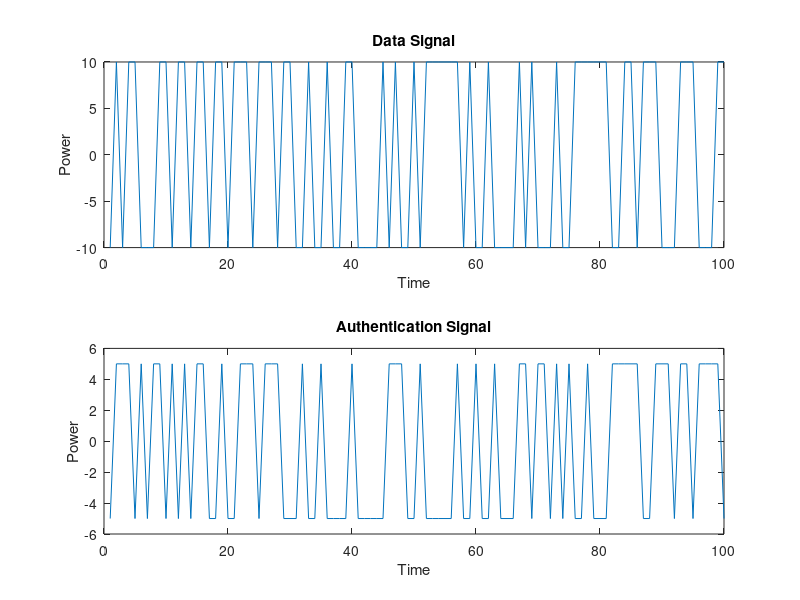
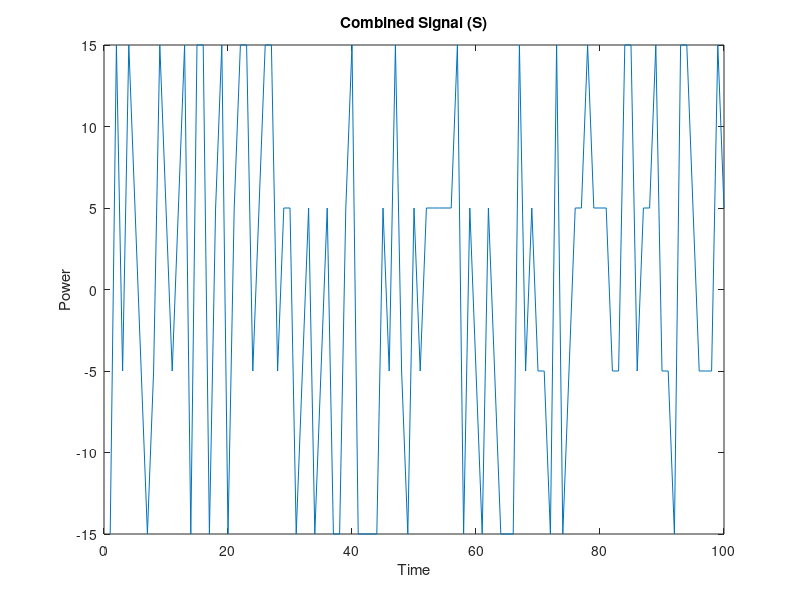

Source code (MATLAB) for these figures, in order:
clear all;
clc;

n_rounds = 50; % Number of simulation rounds
% Over class of Bluetooth, we have the following:
% Class 1 = 20 dB in power and expected distance of 100 m.
% Here, we establish an avg range in which to send 10 dB of 50 m.,
% according to Bluetooth class 1

% Definition of SNR
SNR_min = 10; % Minimum SNR in dB
SNR_max = 30; % Maximum SNR in dB
SNR_step = 1; % SNR step size
SNR = SNR_min:SNR_step:SNR_max;
power = 10.^(SNR/10);

% Define signal parameters
signal_length = 100; % Length of the signals
% Determine min and max power (over range of Bluetooth and its bounds)
% Ideally, between avg value (-20; 20) is for all Bluetooth
power_X = -10; % Power for bit 0
power_Y = 10; % Power for bit 1

std_th_minus = power_X;
std_th_plus = power_Y;

% Fixed threshold for authentication signal: assuming this is lower than
% the original signal, since auth + data gives received signal
std_th_auth_plus = +5;
std_th_auth_minus = -5;

% Initialize signals
data_signal = zeros(1, signal_length);
authentication_signal = zeros(1, signal_length);

% Generate data signal
binary_data = randi([0, 1], 1, signal_length); % Binary form
% "Real" form - Assigning to each bit its value of relativ power 
for i = 1:signal_length
    if binary_data(i) == 1
        data_signal(i) = power_Y;
    else
        data_signal(i) = power_X;
    end
end

% Generate authentication signal
binary_auth = randi([0, 1], 1, signal_length);
for i = 1:signal_length
    if binary_auth(i) == 1
        authentication_signal(i) = std_th_auth_plus;
    else
        authentication_signal(i) = std_th_auth_minus;
    end
end

% Plot signals
figure;
subplot(2, 1, 1);
plot(data_signal);
title('Data Signal');
xlabel('Time'); % assuming we send a bit each second
ylabel('Power');

subplot(2, 1, 2);
plot(authentication_signal);
title('Authentication Signal');
xlabel('Time');
ylabel('Power');

% Definition of simulation parameters
% Distance = max. 50 m. with step 1 (from 1 to 50)
% FA rate = increasing rate
% MD rate = increasing rate

% When FA increases, MD decreases
% Conversely, when FA decreases, MD increases
% FA is important but slightly less than MD
% The second one allows to find how many errors we do
% because false positives are slightly different problems

% Conventionally and looking at other sims, we find value to
% be beneath the decimal threshold

% Define simulation parameters
max_distance = 50; % Maximum distance in meters

% Initialize arrays to store target FA and MD rates
target_FA_rates = zeros(1, max_distance);
target_MD_rates = zeros(1, max_distance);

% Generate target FA and MD rates for each distance
for distance = 1:max_distance
    % Define ranges for FA rates
    min_FA_rate = 0.01; % Minimum FA rate
    max_FA_rate = 0.3; % Maximum FA rate
    
    % Define ranges for MD rates
    min_MD_rate = 0.1; % Minimum MD rate
    max_MD_rate = 0.5; % Maximum MD rate
    
    % Generate target MD and FA rates with increasing rate for each distance
    distance_increment = (max_MD_rate - min_MD_rate) / 50;
    target_MD_rates(distance) = min_MD_rate + (distance - 1) * distance_increment;
    target_FA_rates(distance) = min_FA_rate + (distance - 1) * distance_increment;
end

% Initialize signal S
S = zeros(1, signal_length);

% Combine signals bit by bit
for i = 1:signal_length
    % Combine bits from data_signal and authentication_signal
    S(i) = data_signal(i) + authentication_signal(i);
end

% Plot the combined signal (this is the sent signal)
figure;
plot(S);
title('Combined Signal (S)');
xlabel('Time');
ylabel('Power');

% Assuming center is 0 (given the signal is -10 and 10)
center = 0;

% Initialize arrays to store BER values
BER_data_avg = zeros(max_distance, length(SNR));
BER_auth_avg = zeros(max_distance, length(SNR));

received_data=[];
received_auth=[];

wrong_auth_bits = 0;
wrong_data_bits = 0;

% Loop through each distance
for j = 1:max_distance
    % Loop through each SNR level
    for k = 1:length(SNR)
        % Initialize arrays to store received data and authentication bits
        received_data = zeros(1, signal_length);
        received_auth = zeros(1, signal_length);
        
        % Generate the received signal by adding AWGN
        received_signal = awgn(S, SNR(k));

        wrong_data_bits = 0;
        wrong_auth_bits = 0;

        % %% FIXED THRESHOLDS
        % 
        % % Loop through each bit in the received signal
        % for i = 1:signal_length
        %     % Decode the received signal with fixed thresholds  
        %     % First, we decode the data and see the wrong bits for BER
        %     if received_signal(i) >= center 
        %         received_data(i) = 1;
        %         if received_signal(i) > std_th_auth_plus
        %             received_auth(i) = 1;                
        %         else
        %             received_auth(i) = 0;                
        %         end
        %     elseif received_signal(i) < center
        %         received_data(i) = 0;
        %         if received_signal(i) > std_th_auth_minus
        %             received_auth(i) = 1;                
        %         else
        %             received_auth(i) = 0;                
        %         end
        %     end
        % end

        %% VARIABLE THRESHOLDS
        
        % First, there is the variable thresholds settings
        
        % Assuming received_signal is already defined as a vector of values
        HH = max(received_signal);    % high high
        MH = max(received_signal)/2;  % medium high
        ML = min(received_signal)/2;  % medium low
        LL = min(received_signal);    % low low
        
        % Definition of nearest ML/LM variables
        % made to actually refine the finding of the 4 power values for
        % dynamic thresholding decoding
        nearest_MH = 0;
        nearest_ML = 0;
        
        for i = 1:length(received_signal)
            if received_signal(i) > center % assuming is 0 (in out case)
                if nearest_MH == 0
                    nearest_MH = received_signal(i);  % first value
                elseif abs(received_signal(i) - MH) < abs(nearest_MH - MH)
                    % MH is the theoretical midhigh point, then refined
                    % with the actual value when it is found between
                    % the actual high interval and the highest value
                    nearest_MH = received_signal(i);
                end
            else
                if nearest_ML == 0
                    nearest_ML = received_signal(i);  % first value
                elseif abs(received_signal(i) - ML) < abs(nearest_ML - ML)
                    nearest_ML = received_signal(i);
                    % ML is the theoretical midlow point, then refined
                    % with the actual value when it is found between
                    % the actual low interval and the lowest value
                end
            end
        end
        
        % Second, there is the actual decoding (names matching the drawing
        % in page 2 of 4 of Alessandro's notes of 24-04)
        
        T1 = HH;
        T2 = MH;
        T3 = ML;
        T4 = LL;
        
        % Loop through each bit in the received signal
        for i = 1:signal_length
            % Decode the received signal with fixed thresholds  
            % First, we decode the data and see the wrong bits for BER
            if received_signal(i) >= center 
                received_data(i) = 1;
            elseif received_signal(i) < center
                received_data(i) = 0;
            end
            % First the 0 encoding
            if received_data(i) == 1 && received_signal(i) < T2
                received_auth(i) = 0;
            end
            if received_data(i) == 0 && received_signal(i) > T4
                received_auth(i) = 0;
            end
            % Then, the 1 encoding
            if received_data(i) == 1 && received_signal(i) < T1
                received_auth(i) = 1;
            end
            if received_data(i) == 0 && received_signal(i) > T3
                received_auth(i) = 1;
            end
        end

        % Checking the wrong bits in both signals (Hamming distance)
        for i = 1:signal_length
            if received_data(i) ~= binary_data(i) 
                wrong_data_bits = wrong_data_bits + 1;
            end
            if received_auth(i) ~= binary_auth(i) 
                wrong_auth_bits = wrong_auth_bits + 1;
            end
        end

        % Calculate BER for the current iteration
        BER_data = wrong_data_bits / signal_length;
        BER_auth = wrong_auth_bits / signal_length;

        % Accumulate BER values for each iteration
        BER_data_avg(j, k) = BER_data_avg(j, k) + BER_data;
        BER_auth_avg(j, k) = BER_auth_avg(j, k) + BER_auth;
    end
end

% Calculate the average BER
BER_data_avg = BER_data_avg / n_rounds;
BER_auth_avg = BER_auth_avg / n_rounds;
